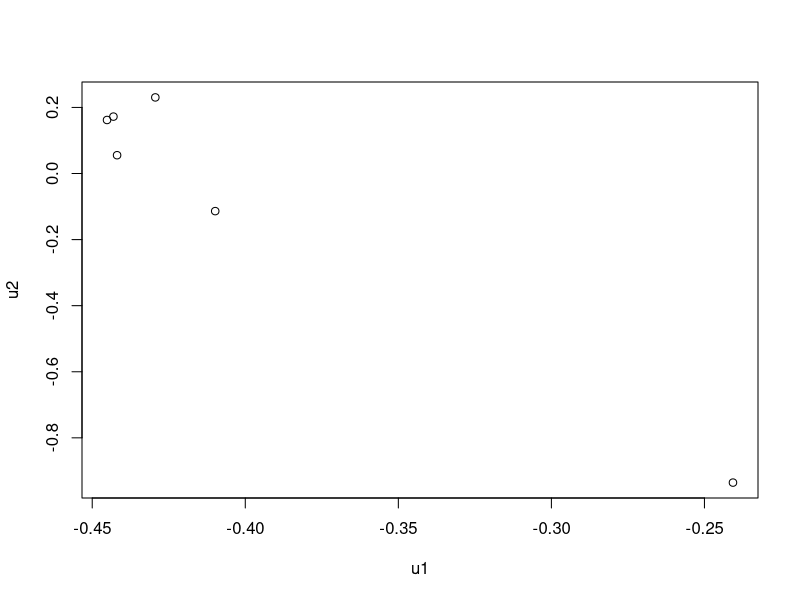

The R source for this figure:
## ---- chunk 1
knitr::opts_chunk$set(echo = TRUE)
## ---- chunk 2
library(readr)
## ---- chunk 3
b<-read.csv("matrix.csv")

head(b)
a<-as.matrix(b[1:429,2:7])
A<-t(a)%*%a
A
eigen(A)
## ---- chunk 4
u1<-svd(A)$u[,1]/norm(svd(A)$u[,1],'2') #normalized dominate eigenvector
u2<-svd(A)$u[,2]/norm(svd(A)$u[,2], '2') #normalized second eigenvector
eigenvalues <- svd(A)$d
head(u1)
plot(u1,u2)
#text(u1, u2, label = '.')
## ---- chunk 5
eigenvalues/sum(eigenvalues)
## ---- chunk 6
v1 <- eigen(a%*%t(a))$vectors[,1]/norm(eigen(a%*%t(a))$vectors[,1],'2') #normalized v1
v2 <- eigen(a%*%t(a))$vectors[,2]/norm(eigen(a%*%t(a))$vectors[,2],'2') #normalized v2
## ---- chunk 7
appro <- sqrt(eigen(A)$values[1]) * u1 %*% t(v1) + sqrt(eigen(A)$values[2]) * u2 %*% t(v2)
appro
